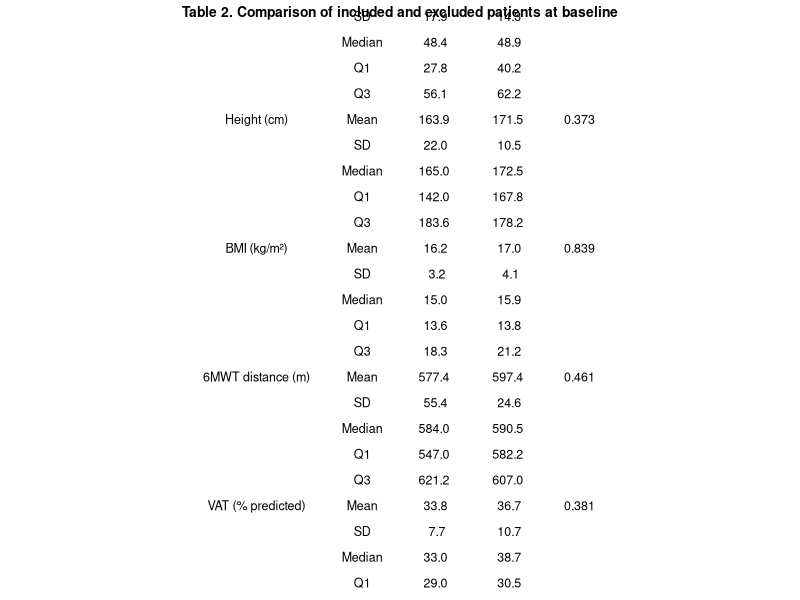

This figure's R source: (Note: this script raises an error after producing the figure.)
## ---- chunk 1
knitr::opts_chunk$set(echo = TRUE, warning = FALSE, message = FALSE)
## ---- chunk 2
packages <- c("readxl", "dplyr", "gridExtra")

for (pkg in packages) {
  if (!require(pkg, character.only = TRUE)) {
    install.packages(pkg)
    library(pkg, character.only = TRUE)
  }
}
## ---- chunk 3
# Load package
library(readxl)

# Import datasets
included_data <- read_excel("../data/data_clean.xlsx")
excluded_data <- read_excel("../data/data_excluded.xlsx")

# Check structure
str(included_data)
str(excluded_data)
## ---- chunk 4
library(dplyr)
library(gridExtra)
library(grid)

# Fonction descriptive
describe <- function(x) {
  data.frame(
    Statistic = c("Mean", "SD", "Median", "Q1", "Q3"),
    Value = c(
      mean(x, na.rm = TRUE),
      sd(x, na.rm = TRUE),
      median(x, na.rm = TRUE),
      quantile(x, 0.25, na.rm = TRUE),
      quantile(x, 0.75, na.rm = TRUE)
    )
  )
}

vars <- c("age", "weight_kg", "height_cm", "bmi_kg_cm2",
          "6minwt_distance_traveled_m_before",
          "vat_before",
          "pedsql_totalself_before")

labels <- c(
  "Age (years)",
  "Weight (kg)",
  "Height (cm)",
  "BMI (kg/m²)",
  "6MWT distance (m)",
  "VAT (% predicted)",
  "PedsQL score (0–100)"
)

table_list <- list()

for(i in seq_along(vars)) {
  
  var <- vars[i]
  
  x <- included_data[[var]]
  y <- excluded_data[[var]]
  
  # Remove NA (important pour le test)
  x_clean <- x[!is.na(x)]
  y_clean <- y[!is.na(y)]
  
  # Mann-Whitney
  p_val <- round(wilcox.test(x_clean, y_clean)$p.value, 3)
  
  inc <- describe(x)
  exc <- describe(y)
  
  df <- data.frame(
    Variable = c(labels[i], rep("", 4)),
    Statistic = inc$Statistic,
    Included = round(inc$Value, 1),
    Excluded = round(exc$Value, 1),
    p_value = c(p_val, rep("", 4))
  )
  
  table_list[[i]] <- df
}

table_final <- do.call(rbind, table_list)

# ---- SEX ----
p_sexe <- round(fisher.test(table(
  c(included_data$sexe, excluded_data$sexe),
  c(rep("Included", nrow(included_data)),
    rep("Excluded", nrow(excluded_data)))
))$p.value, 3)

sexe_inc <- table(included_data$sexe)
sexe_exc <- table(excluded_data$sexe)

sex_df <- data.frame(
  Variable = c("Sex (M/F)", rep("", length(sexe_inc)-1)),
  Statistic = names(sexe_inc),
  Included = as.numeric(sexe_inc),
  Excluded = as.numeric(sexe_exc),
  p_value = c(p_sexe, rep("", length(sexe_inc)-1))
)

table_final <- rbind(table_final, sex_df)

table_final

library(gridExtra)
library(grid)

# Ajuster hauteur automatiquement
n_rows <- nrow(table_final)

png(
  "../figures/Table_2_Comparison_of_included_and_excluded_patients_at_baseline.png",
  width = 900,
  height = 2 + n_rows * 42,
  res = 150
)

# Table sans quadrillage
tg <- tableGrob(
  table_final,
  rows = NULL,
  theme = ttheme_minimal(  
    core = list(
      fg_params = list(fontsize = 9)
    ),
    colhead = list(
      fg_params = list(fontsize = 10, fontface = "bold")
    )
  )
)

grid.arrange(
  textGrob(
    "Table 2. Comparison of included and excluded patients at baseline",
    gp = gpar(fontsize = 10, fontface = "bold")
  ),
  tg,
  ncol = 1,
  heights = c(0.2, 5)  
)

dev.off()
## ---- chunk 5

# Paired Wilcoxon test
wilcox_test <- wilcox.test(
  included_data$`6minwt_distance_traveled_m_after`,
  included_data$`6minwt_distance_traveled_m_before`,
  paired = TRUE,
  exact = TRUE
)
wilcox_test

# Export Wilcoxon test results to a text file
sink("../results/wilcoxon_test_results.txt")
cat("Paired Wilcoxon Test (6MWT before vs after)\n\n")
print(wilcox_test)
sink()

## ---- chunk 6
library(dplyr)
library(tidyr)
library(ggplot2)

# Data PedsQL before/after
pedsql_data <- included_data %>%
  select(
    pedsql_totalself_before, pedsql_totalself_after,
    pedsql_physiqueself_before, pedsql_physiqueself_after,
    pedsql_emotionself_before, pedsql_emotionself_after,
    pedsql_relationself_before, pedsql_relationself_after,
    pedsql_ecoleself_before, pedsql_ecoleself_after,
    pedsql_psycosocialself_before, pedsql_psycosocialself_after
  ) %>%
  pivot_longer(cols = everything(),
               names_to = "Variable",
               values_to = "Score") %>%
  mutate(
    Time = ifelse(grepl("before", Variable), "Before", "After"),
    Time = factor(Time, levels = c("Before", "After")),
    Dimension = case_when(
      grepl("total", Variable) ~ "Total Score",
      grepl("physique", Variable) ~ "Physical",
      grepl("emotion", Variable) ~ "Emotional",
      grepl("relation", Variable) ~ "Social",
      grepl("ecole", Variable) ~ "School",
      grepl("psycosocial", Variable) ~ "Psychosocial"
    )
  )

# Medians calculation for each dimension and time point
medians <- pedsql_data %>%
  group_by(Dimension, Time) %>%
  summarise(median = median(Score, na.rm = TRUE), .groups = "drop")

# Plot
p_pedsql <- ggplot(pedsql_data, aes(x = Time, y = Score, fill = Dimension)) +
  
  geom_boxplot(alpha = 0.5, outlier.shape = NA) +
  
  # Medians lines each dimension
  geom_line(
    data = medians,
    aes(x = Time, y = median, group = Dimension, color = Dimension),
    size = 1
  ) +
  
  # Medians points
  
  geom_point(
    data = medians,
    aes(x = Time, y = median, color = Dimension),
    size = 2
  ) +
  
  facet_wrap(~ Dimension, nrow = 2) +
  
  xlab("") +
  ylab("Score (0–100)") +
  ggtitle("Figure 4. Distribution of PedsQL Scores Before and After Intervention") +
  
  theme_bw() +
  theme(
    strip.text = element_text(face = "bold"),
    legend.position = "none"   
  )
p_pedsql

# Export
ggsave(
  "../figures/Figure_4_PedsQL_Before_After.png",
  plot = p_pedsql,
  width = 8,
  height = 6
)
## ---- chunk 7
# Spearman correlation
cor_test <- cor.test(
  included_data$`6minwt_distance_traveled_m_after`,
  included_data$pedsql_totalself_after,
  method = "spearman"
)

cor_test

# Export Spearman correlation results
sink("../results/spearman_correlation_results.txt")
cat("Spearman correlation (6MWT vs PedsQL)\n\n")
print(cor_test)
sink()

# Viewing
library(ggplot2)

# Create plot
p_corr <- ggplot(included_data, aes(
  x = `6minwt_distance_traveled_m_after`,
  y = pedsql_totalself_after
)) +
  geom_point() +
  geom_smooth(method = "loess", se = TRUE) +
  xlab("6-Minute Walk Distance (m)") +
  ylab("PedsQL Score (0–100)") +
  ggtitle("Figure 5. Correlation Between Quality of Life and Functional Capacity measured at 6mwt ") +
  theme_minimal()

p_corr

# Export PDF
ggsave(
  "../figures/Figure_5_Correlation_PedsQL_6MWT.png",
  plot = p_corr,
  width = 8,
  height = 6
)
